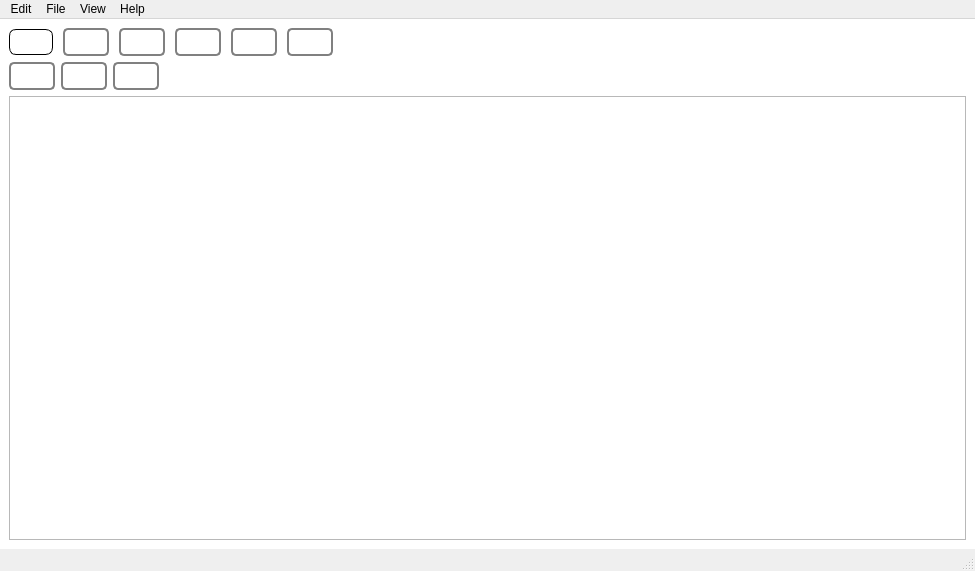
<?xml version="1.0" encoding="UTF-8"?>
<ui version="4.0">
 <class>MainWindow</class>
 <widget class="QMainWindow" name="MainWindow">
  <property name="geometry">
   <rect>
    <x>0</x>
    <y>0</y>
    <width>975</width>
    <height>571</height>
   </rect>
  </property>
  <property name="sizePolicy">
   <sizepolicy hsizetype="Expanding" vsizetype="Expanding">
    <horstretch>0</horstretch>
    <verstretch>0</verstretch>
   </sizepolicy>
  </property>
  <property name="tabletTracking">
   <bool>false</bool>
  </property>
  <property name="windowTitle">
   <string>MainWindow</string>
  </property>
  <property name="styleSheet">
   <string notr="true">#centralwidget {
	background-color: rgb(255, 255, 255);
}

#copy_btn {
	border: 1px solid black;
	border-radius: 7px;
	padding: 5px;
	
}

#copy_btn:hover {
	background-color: rgb(0, 141, 197);
	border: 1px solid rgb(0, 172, 240);
}

QPushButton {
    background-color: transparent;
    border: 2px solid #808080;
	padding: 5px;
	border-radius: 5px;
}
            
QPushButton:hover {
	background-color: #87CEFA; /* Light blue on hover */
}
            
QPushButton:pressed {
	border: 2px solid #0000FF; /* Blue border on press */
}
</string>
  </property>
  <widget class="QWidget" name="centralwidget">
   <property name="sizePolicy">
    <sizepolicy hsizetype="Expanding" vsizetype="Expanding">
     <horstretch>0</horstretch>
     <verstretch>0</verstretch>
    </sizepolicy>
   </property>
   <layout class="QVBoxLayout" name="verticalLayout">
    <item>
     <layout class="QHBoxLayout" name="horizontalLayout" stretch="0,0,0,0,0,0,0">
      <property name="spacing">
       <number>10</number>
      </property>
      <property name="sizeConstraint">
       <enum>QLayout::SetMaximumSize</enum>
      </property>
      <item>
       <widget class="QPushButton" name="copy_btn">
        <property name="sizePolicy">
         <sizepolicy hsizetype="Maximum" vsizetype="Maximum">
          <horstretch>0</horstretch>
          <verstretch>0</verstretch>
         </sizepolicy>
        </property>
        <property name="text">
         <string/>
        </property>
        <property name="icon">
         <iconset resource="icons.qrc">
          <normaloff>:/imgs_file_manager/copy-alt.png</normaloff>:/imgs_file_manager/copy-alt.png</iconset>
        </property>
        <property name="iconSize">
         <size>
          <width>40</width>
          <height>40</height>
         </size>
        </property>
       </widget>
      </item>
      <item>
       <widget class="QPushButton" name="cut_btn">
        <property name="sizePolicy">
         <sizepolicy hsizetype="Maximum" vsizetype="Maximum">
          <horstretch>0</horstretch>
          <verstretch>0</verstretch>
         </sizepolicy>
        </property>
        <property name="text">
         <string/>
        </property>
        <property name="icon">
         <iconset resource="icons.qrc">
          <normaloff>:/imgs_file_manager/scissors.png</normaloff>:/imgs_file_manager/scissors.png</iconset>
        </property>
        <property name="iconSize">
         <size>
          <width>40</width>
          <height>40</height>
         </size>
        </property>
       </widget>
      </item>
      <item>
       <widget class="QPushButton" name="paste_btn">
        <property name="sizePolicy">
         <sizepolicy hsizetype="Maximum" vsizetype="Maximum">
          <horstretch>0</horstretch>
          <verstretch>0</verstretch>
         </sizepolicy>
        </property>
        <property name="text">
         <string/>
        </property>
        <property name="icon">
         <iconset resource="icons.qrc">
          <normaloff>:/imgs_file_manager/paste.png</normaloff>:/imgs_file_manager/paste.png</iconset>
        </property>
        <property name="iconSize">
         <size>
          <width>40</width>
          <height>40</height>
         </size>
        </property>
       </widget>
      </item>
      <item>
       <widget class="QPushButton" name="newFile_btn">
        <property name="sizePolicy">
         <sizepolicy hsizetype="Maximum" vsizetype="Maximum">
          <horstretch>0</horstretch>
          <verstretch>0</verstretch>
         </sizepolicy>
        </property>
        <property name="text">
         <string/>
        </property>
        <property name="icon">
         <iconset resource="icons.qrc">
          <normaloff>:/imgs_file_manager/add-document.png</normaloff>:/imgs_file_manager/add-document.png</iconset>
        </property>
        <property name="iconSize">
         <size>
          <width>40</width>
          <height>40</height>
         </size>
        </property>
       </widget>
      </item>
      <item>
       <widget class="QPushButton" name="newFolder_btn">
        <property name="sizePolicy">
         <sizepolicy hsizetype="Maximum" vsizetype="Maximum">
          <horstretch>0</horstretch>
          <verstretch>0</verstretch>
         </sizepolicy>
        </property>
        <property name="text">
         <string/>
        </property>
        <property name="icon">
         <iconset resource="icons.qrc">
          <normaloff>:/imgs_file_manager/add-folder.png</normaloff>:/imgs_file_manager/add-folder.png</iconset>
        </property>
        <property name="iconSize">
         <size>
          <width>40</width>
          <height>40</height>
         </size>
        </property>
       </widget>
      </item>
      <item>
       <widget class="QPushButton" name="delete_btn">
        <property name="sizePolicy">
         <sizepolicy hsizetype="Maximum" vsizetype="Maximum">
          <horstretch>0</horstretch>
          <verstretch>0</verstretch>
         </sizepolicy>
        </property>
        <property name="text">
         <string/>
        </property>
        <property name="icon">
         <iconset resource="icons.qrc">
          <normaloff>:/imgs_file_manager/trash.png</normaloff>:/imgs_file_manager/trash.png</iconset>
        </property>
        <property name="iconSize">
         <size>
          <width>40</width>
          <height>40</height>
         </size>
        </property>
       </widget>
      </item>
      <item>
       <spacer name="horizontalSpacer">
        <property name="sizePolicy">
         <sizepolicy hsizetype="Expanding" vsizetype="Minimum">
          <horstretch>0</horstretch>
          <verstretch>0</verstretch>
         </sizepolicy>
        </property>
        <property name="orientation">
         <enum>Qt::Horizontal</enum>
        </property>
        <property name="sizeType">
         <enum>QSizePolicy::Expanding</enum>
        </property>
        <property name="sizeHint" stdset="0">
         <size>
          <width>250</width>
          <height>20</height>
         </size>
        </property>
       </spacer>
      </item>
     </layout>
    </item>
    <item>
     <layout class="QHBoxLayout" name="horizontalLayout_2" stretch="1,1,1,8,4">
      <item>
       <widget class="QPushButton" name="undo_btn">
        <property name="sizePolicy">
         <sizepolicy hsizetype="Fixed" vsizetype="Fixed">
          <horstretch>0</horstretch>
          <verstretch>0</verstretch>
         </sizepolicy>
        </property>
        <property name="text">
         <string/>
        </property>
        <property name="icon">
         <iconset resource="icons.qrc">
          <normaloff>:/imgs_file_manager/undo-alt.png</normaloff>:/imgs_file_manager/undo-alt.png</iconset>
        </property>
        <property name="iconSize">
         <size>
          <width>25</width>
          <height>25</height>
         </size>
        </property>
       </widget>
      </item>
      <item>
       <widget class="QPushButton" name="redo_btn">
        <property name="enabled">
         <bool>true</bool>
        </property>
        <property name="sizePolicy">
         <sizepolicy hsizetype="Fixed" vsizetype="Fixed">
          <horstretch>0</horstretch>
          <verstretch>0</verstretch>
         </sizepolicy>
        </property>
        <property name="text">
         <string/>
        </property>
        <property name="icon">
         <iconset resource="icons.qrc">
          <normaloff>:/imgs_file_manager/redo-alt.png</normaloff>:/imgs_file_manager/redo-alt.png</iconset>
        </property>
        <property name="iconSize">
         <size>
          <width>25</width>
          <height>25</height>
         </size>
        </property>
       </widget>
      </item>
      <item>
       <widget class="QPushButton" name="up_btn">
        <property name="sizePolicy">
         <sizepolicy hsizetype="Fixed" vsizetype="Fixed">
          <horstretch>0</horstretch>
          <verstretch>0</verstretch>
         </sizepolicy>
        </property>
        <property name="icon">
         <iconset resource="icons.qrc">
          <normaloff>:/imgs_file_manager/level-up.png</normaloff>:/imgs_file_manager/level-up.png</iconset>
        </property>
        <property name="iconSize">
         <size>
          <width>25</width>
          <height>25</height>
         </size>
        </property>
       </widget>
      </item>
      <item>
       <widget class="QLabel" name="directory">
        <property name="text">
         <string/>
        </property>
       </widget>
      </item>
      <item>
       <widget class="QLabel" name="find">
        <property name="text">
         <string/>
        </property>
       </widget>
      </item>
     </layout>
    </item>
    <item>
     <widget class="QTreeView" name="treeView">
      <property name="enabled">
       <bool>true</bool>
      </property>
      <property name="sizePolicy">
       <sizepolicy hsizetype="Expanding" vsizetype="Expanding">
        <horstretch>0</horstretch>
        <verstretch>0</verstretch>
       </sizepolicy>
      </property>
      <property name="minimumSize">
       <size>
        <width>1</width>
        <height>0</height>
       </size>
      </property>
      <property name="maximumSize">
       <size>
        <width>1000000</width>
        <height>100000</height>
       </size>
      </property>
     </widget>
    </item>
   </layout>
  </widget>
  <widget class="QMenuBar" name="menubar">
   <property name="geometry">
    <rect>
     <x>0</x>
     <y>0</y>
     <width>975</width>
     <height>26</height>
    </rect>
   </property>
   <widget class="QMenu" name="menuEdit">
    <property name="title">
     <string>Edit</string>
    </property>
    <addaction name="actionQuit"/>
   </widget>
   <widget class="QMenu" name="menuFile">
    <property name="title">
     <string>File</string>
    </property>
    <addaction name="actionCopy"/>
    <addaction name="actionPaste"/>
    <addaction name="actionCut"/>
    <addaction name="actionRename"/>
    <addaction name="actionMove"/>
    <addaction name="actionMake_folder"/>
    <addaction name="actionNew_File"/>
    <addaction name="actionDelete_folder"/>
   </widget>
   <widget class="QMenu" name="menuHelp">
    <property name="title">
     <string>Help</string>
    </property>
    <addaction name="actionAbout"/>
    <addaction name="actionAbout_Qt"/>
   </widget>
   <widget class="QMenu" name="menuView">
    <property name="title">
     <string>View</string>
    </property>
   </widget>
   <addaction name="menuEdit"/>
   <addaction name="menuFile"/>
   <addaction name="menuView"/>
   <addaction name="menuHelp"/>
  </widget>
  <widget class="QStatusBar" name="statusbar"/>
  <action name="actionQuit">
   <property name="icon">
    <iconset resource="icons.qrc">
     <normaloff>:/imgs_file_manager/circle-xmark.png</normaloff>:/imgs_file_manager/circle-xmark.png</iconset>
   </property>
   <property name="text">
    <string>Quit</string>
   </property>
  </action>
  <action name="actionCopy">
   <property name="icon">
    <iconset resource="icons.qrc">
     <normaloff>:/imgs_file_manager/copy-alt.png</normaloff>:/imgs_file_manager/copy-alt.png</iconset>
   </property>
   <property name="text">
    <string>Copy</string>
   </property>
  </action>
  <action name="actionPaste">
   <property name="icon">
    <iconset resource="icons.qrc">
     <normaloff>:/imgs_file_manager/paste.png</normaloff>:/imgs_file_manager/paste.png</iconset>
   </property>
   <property name="text">
    <string>Paste</string>
   </property>
  </action>
  <action name="actionCut">
   <property name="icon">
    <iconset resource="icons.qrc">
     <normaloff>:/imgs_file_manager/scissors.png</normaloff>:/imgs_file_manager/scissors.png</iconset>
   </property>
   <property name="text">
    <string>Cut</string>
   </property>
  </action>
  <action name="actionAbout">
   <property name="icon">
    <iconset resource="icons.qrc">
     <normaloff>:/imgs_file_manager/info.png</normaloff>:/imgs_file_manager/info.png</iconset>
   </property>
   <property name="text">
    <string>About</string>
   </property>
  </action>
  <action name="actionAbout_Qt">
   <property name="icon">
    <iconset resource="icons.qrc">
     <normaloff>:/imgs_file_manager/info.png</normaloff>:/imgs_file_manager/info.png</iconset>
   </property>
   <property name="text">
    <string>About Qt</string>
   </property>
  </action>
  <action name="actionRename">
   <property name="icon">
    <iconset resource="icons.qrc">
     <normaloff>:/imgs_file_manager/pen-square.png</normaloff>:/imgs_file_manager/pen-square.png</iconset>
   </property>
   <property name="text">
    <string>Rename</string>
   </property>
  </action>
  <action name="actionMake_folder">
   <property name="icon">
    <iconset resource="icons.qrc">
     <normaloff>:/imgs_file_manager/add-folder.png</normaloff>:/imgs_file_manager/add-folder.png</iconset>
   </property>
   <property name="text">
    <string>New Folder</string>
   </property>
  </action>
  <action name="actionDelete_folder">
   <property name="icon">
    <iconset resource="icons.qrc">
     <normaloff>:/imgs_file_manager/trash.png</normaloff>:/imgs_file_manager/trash.png</iconset>
   </property>
   <property name="text">
    <string>Delete</string>
   </property>
  </action>
  <action name="actionNew_File">
   <property name="icon">
    <iconset resource="icons.qrc">
     <normaloff>:/imgs_file_manager/add-document.png</normaloff>:/imgs_file_manager/add-document.png</iconset>
   </property>
   <property name="text">
    <string>New File</string>
   </property>
  </action>
  <action name="actionMove">
   <property name="icon">
    <iconset resource="icons.qrc">
     <normaloff>:/imgs_file_manager/move-to-folder.png</normaloff>:/imgs_file_manager/move-to-folder.png</iconset>
   </property>
   <property name="text">
    <string>Move</string>
   </property>
  </action>
 </widget>
 <resources>
  <include location="icons.qrc"/>
 </resources>
 <connections/>
</ui>
